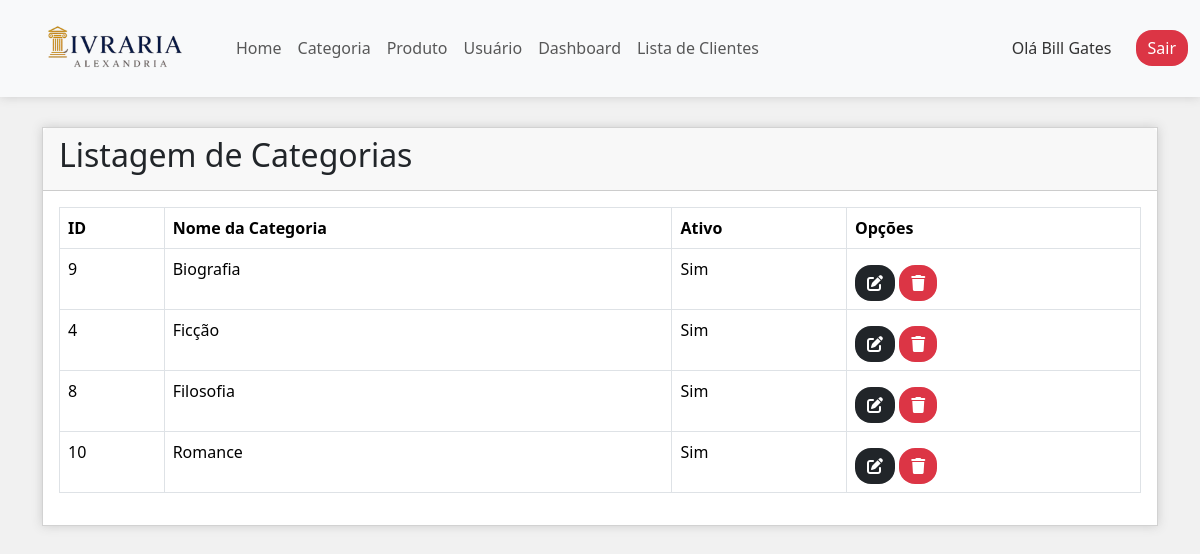
Before: /public/categoria/listar (signed in) with the older database file.
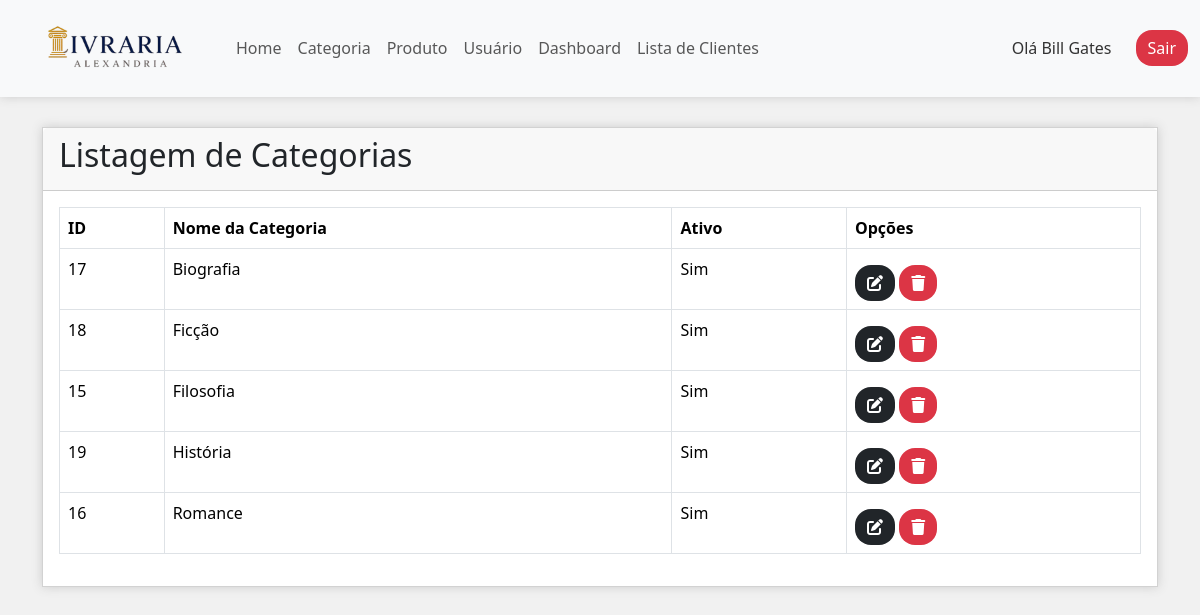
After: the same page with the newer database file.
### tables this page shows
CREATE TABLE `categoria` (
  `id` int(11) NOT NULL,
  `descricao` varchar(30) NOT NULL,
  `ativo` enum('S','N') NOT NULL
);

### controllers/CategoriaController.php (called while the page is built, shortened)
<?php
    require "../models/Categoria.php";
    class CategoriaController {
        public function __construct()
        {
            $db = new Conexao();
            $pdo = $db->conectar();
            $this->categoria = new Categoria($pdo);
        }
        public function listar() {
            require "../views/categoria/listar.php";
        }
    }

### models/Categoria.php (called while the page is built, shortened)
<?php
    class Categoria {
        private $pdo;
        public function __construct($pdo) {
            $this->pdo = $pdo;
        }
        public function listar() {
            $sql = "select * from categoria order by descricao";
            $consulta = $this->pdo->prepare($sql);
            $consulta->execute();
            return $consulta->fetchAll(PDO::FETCH_OBJ);
        }
    }

### views/categoria/listar.php (the view, shortened to what this page needs)
<div class="container">
    <div class="card">
        <div class="card-header">
            <h2>Listagem de Categorias</h2>
        </div>
        <div class="card-body">
            <table class="table table-bordered table-stripe">
                <thead>
                    <tr>
                        <th>ID</th>
                        <th>Nome da Categoria</th>
                        <th>Ativo</th>
                        <th>Opções</th>
                    </tr>
                </thead>
                <tbody>
                    <?php
                        $dadosCategoria = $this->categoria->listar();
                        foreach($dadosCategoria as $dados) {
                            if ($dados->ativo == "S")
                                $status = "Sim";
                            else
                                $status = "Não";
                            ?>
                            <tr>
                                <td><?=$dados->id?></td>
                                <td><?=$dados->descricao?></td>
                                <td><?=$status?></td>
                                <td>
                                    <a href="categoria/index/<?=$dados->id?>" class="btn btn-dark mt-2 border-0 rounded-4"
                                    title="Editar">
                                    <i class="fas fa-edit"></i>
                                    </a>
                                    <a href="javascript:excluir(<?=$dados->id?>)" class="btn btn-danger mt-2 border-0 rounded-4"
                                    title="Excluir">
                                        <i class="fas fa-trash"></i>
                                    </a>
                                </td>
                            </tr>
                            <?php
                        }
                    ?>
                </tbody>
            </table>
        </div>
    </div>
</div>

Changed rows visible on the page:
removed categoria: id "9", descricao "Biografia", ativo "Sim"
removed categoria: id "4", descricao "Ficção", ativo "Sim"
removed categoria: id "8", descricao "Filosofia", ativo "Sim"
removed categoria: id "10", descricao "Romance", ativo "Sim"
added categoria: id "17", descricao "Biografia", ativo "Sim"
added categoria: id "18", descricao "Ficção", ativo "Sim"
added categoria: id "15", descricao "Filosofia", ativo "Sim"
added categoria: id "19", descricao "História", ativo "Sim"
added categoria: id "16", descricao "Romance", ativo "Sim"
